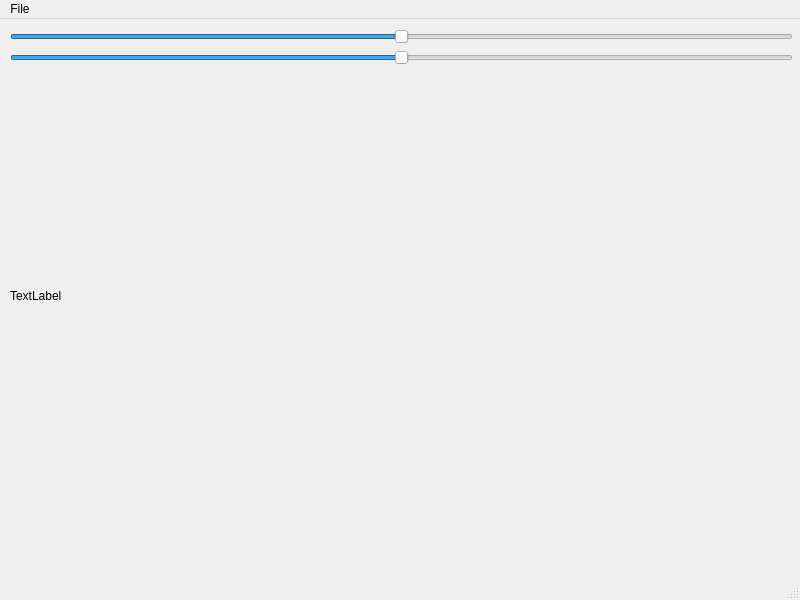
<?xml version="1.0" encoding="UTF-8"?>
<ui version="4.0">
 <class>MainWindow</class>
 <widget class="QMainWindow" name="MainWindow">
  <property name="geometry">
   <rect>
    <x>0</x>
    <y>0</y>
    <width>800</width>
    <height>600</height>
   </rect>
  </property>
  <property name="windowTitle">
   <string>MainWindow</string>
  </property>
  <widget class="QWidget" name="centralwidget">
   <widget class="QWidget" name="verticalLayoutWidget">
    <property name="geometry">
     <rect>
      <x>10</x>
      <y>10</y>
      <width>783</width>
      <height>491</height>
     </rect>
    </property>
    <layout class="QVBoxLayout" name="verticalLayout">
     <item>
      <widget class="QSlider" name="linear">
       <property name="minimumSize">
        <size>
         <width>781</width>
         <height>0</height>
        </size>
       </property>
       <property name="minimum">
        <number>-100</number>
       </property>
       <property name="maximum">
        <number>100</number>
       </property>
       <property name="orientation">
        <enum>Qt::Horizontal</enum>
       </property>
      </widget>
     </item>
     <item>
      <widget class="QSlider" name="nonlinear">
       <property name="minimum">
        <number>-100</number>
       </property>
       <property name="maximum">
        <number>100</number>
       </property>
       <property name="orientation">
        <enum>Qt::Horizontal</enum>
       </property>
      </widget>
     </item>
     <item>
      <widget class="QLabel" name="image">
       <property name="text">
        <string>TextLabel</string>
       </property>
      </widget>
     </item>
    </layout>
   </widget>
  </widget>
  <widget class="QMenuBar" name="menubar">
   <property name="geometry">
    <rect>
     <x>0</x>
     <y>0</y>
     <width>800</width>
     <height>22</height>
    </rect>
   </property>
   <widget class="QMenu" name="menuFile">
    <property name="title">
     <string>File</string>
    </property>
    <addaction name="actionOpen"/>
   </widget>
   <addaction name="menuFile"/>
  </widget>
  <widget class="QStatusBar" name="statusbar"/>
  <action name="actionOpen">
   <property name="text">
    <string>Open</string>
   </property>
  </action>
 </widget>
 <resources/>
 <connections/>
</ui>
